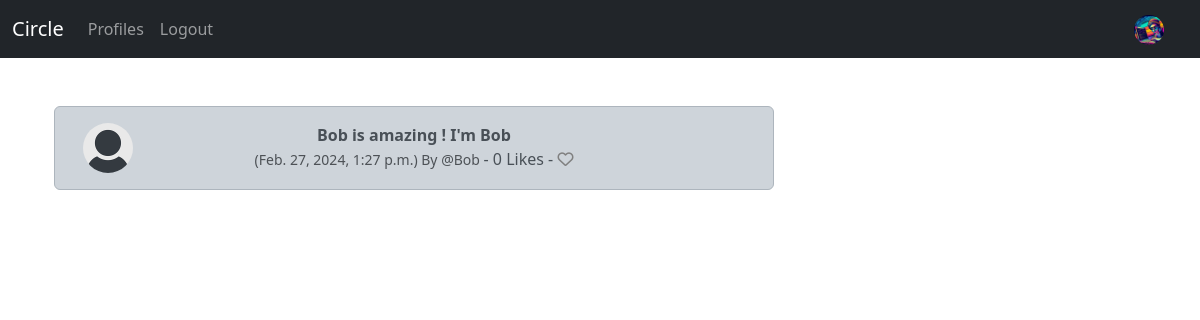
Page /noise_show/8 (signed in) on the committed database.
### circle/models.py (models this page shows, shortened)
class Profile(models.Model):
    user = models.OneToOneField( User, on_delete=models.CASCADE)
    follows = models.ManyToManyField("self",
        related_name="followed_by",
        symmetrical=False,
        blank=True)
    date_modified = models.DateTimeField(User, auto_now=True)
    profile_image = models.ImageField(null=True,blank=True, upload_to="images/")
    profile_bio = models.CharField(null=True, blank=True, max_length=500)
    hompage_link = models.CharField(null=True, blank=True, max_length=250)
    facebook_link = models.CharField(null=True, blank=True, max_length=250)
    instagram_link = models.CharField(null=True, blank=True, max_length=250)
    linkedin_link = models.CharField(null=True, blank=True, max_length=250)
    github_link =models.CharField(null=True, blank=True, max_length=250)

class Noise(models.Model):
    user = models.ForeignKey(
        User, related_name = "noises",
        on_delete = models.DO_NOTHING
    )
    body = models.CharField(max_length=200)
    created_at = models.DateTimeField(auto_now_add=True)
    likes = models.ManyToManyField(User, related_name="noise_like", blank=True)
    def number_of_likes(self):
        return self.likes.count()

### circle/views.py (the view)
# urls.py: path('noise_show/<int:pk>', views.noise_show, name='noise_show'),
def noise_show(request, pk):
    noise = get_object_or_404(Noise,id=pk)
    if noise:
        return render(request, "show_noise.html", {'noise':noise})
    else:
        messages.success(request, ("That Noise does not exist..."))
        return redirect('home')

### circle/templates/show_noise.html (shortened to what this page needs)
{% extends 'base.html' %}
{% load static %}
{% block content %}
<div class="container text-center">
  <div class="row">
      <div class="col-8">
<br/>
<div class="alert alert-dark" role="alert">
  <div class="container">
    <div class="row">
      <div class="col-1">
        {%  if noise.user.profile.profile_image  %}
        <img src="{{ noise.user.profile.profile_image.url}}" width=50 height=50 class="rounded-circle" alt="{{ profile.user.username}}">
       {% else %}
       <img src="{% static 'images/default_profile_pic.png' %}" width=50 height=50 class="rounded-circle" alt="{{ profile.user.username}}">
       {% endif %}
      </div>
<div class="col-10">
    <strong>{{ noise.body }}</strong><br/>
    <small class="text-muted">
      ({{ noise.created_at}}) By @{{ noise.user.username}}
    </small>
    - {{ noise.number_of_likes }} Likes -
    {%  if user in noise.likes.all %}
    <a href="{%  url 'noise_like' noise.id  %}"><i class="fa-solid fa-heart" style="color:rgb(245, 75, 75)"></i></a>
    {% else %}
    <a href="{%  url 'noise_like' noise.id  %}"><i class="fa fa-heart-o" style="color:grey"></i></a>
    {% endif %}
  </div>
   <br/>
  </div>
  </div>
  </div>
</div>
<div class="col-4"><br/><br/><br/>
</div>
{% endblock %}

### circle/templates/navbar.html (shortened to what this page needs)
{% load static %}
<nav class="navbar navbar-expand-lg navbar-dark bg-dark">
    <div class="container-fluid">
      <a class="navbar-brand" href="{% url 'home' %}">Circle</a>
      <div class="collapse navbar-collapse" id="navbarSupportedContent">
        <ul class="navbar-nav me-auto mb-2 mb-lg-0">
          <li class="nav-item">
            <a class="nav-link" href="{% url 'profile_list' %}">Profiles</a>
          </li>
          {% if user.is_authenticated %}
          <li class="nav-item">
            <a class="nav-link" href="{% url 'logout' %}">Logout</a>
        </li>
          {% endif %}
        </ul>
{% if user.is_authenticated %}
          <ul class="navbar-nav ml-auto">
            <li class="nav-link navbar-brand">
              <a href="{% url 'profile' request.user.id %}">
      {% if user.profile.profile_image %}
                <img src="{{ user.profile.profile_image.url}}" class="rounded-circle" width=30 >
      {% else %}
                <img src="{% static 'images/default_profile_pic.png' %}" class="img-fluid rounded-circle" alt="Profile Image" width=30>
      {% endif %}
              </a>
            </li>
          </ul>
{%  endif  %}
      </div>
    </div>
  </nav>

### rows in the picture
Noise: body "Bob is amazing ! I'm Bob", created_at "Feb. 27, 2024, 1:27 p.m.", user.username "Bob", number_of_likes "0"
